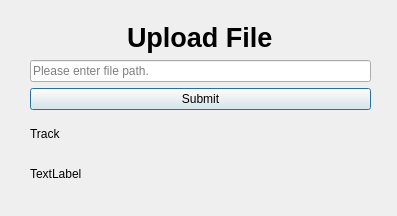
<?xml version="1.0" encoding="UTF-8"?>
<ui version="4.0">
 <class>Dialog</class>
 <widget class="QDialog" name="Dialog">
  <property name="geometry">
   <rect>
    <x>0</x>
    <y>0</y>
    <width>397</width>
    <height>216</height>
   </rect>
  </property>
  <property name="windowTitle">
   <string>Dialog</string>
  </property>
  <widget class="QWidget" name="verticalLayoutWidget">
   <property name="geometry">
    <rect>
     <x>30</x>
     <y>20</y>
     <width>341</width>
     <height>171</height>
    </rect>
   </property>
   <layout class="QVBoxLayout" name="verticalLayout">
    <item alignment="Qt::AlignHCenter">
     <widget class="QLabel" name="label">
      <property name="font">
       <font>
        <pointsize>20</pointsize>
        <weight>75</weight>
        <bold>true</bold>
       </font>
      </property>
      <property name="text">
       <string>Upload File</string>
      </property>
     </widget>
    </item>
    <item>
     <widget class="QLineEdit" name="filePathInput">
      <property name="placeholderText">
       <string>Please enter file path.</string>
      </property>
     </widget>
    </item>
    <item>
     <widget class="QPushButton" name="submitButton">
      <property name="text">
       <string>Submit</string>
      </property>
     </widget>
    </item>
    <item>
     <widget class="QLabel" name="label_2">
      <property name="text">
       <string>Track</string>
      </property>
     </widget>
    </item>
    <item>
     <widget class="QLabel" name="label_3">
      <property name="text">
       <string>TextLabel</string>
      </property>
     </widget>
    </item>
   </layout>
  </widget>
 </widget>
 <resources/>
 <connections/>
</ui>
